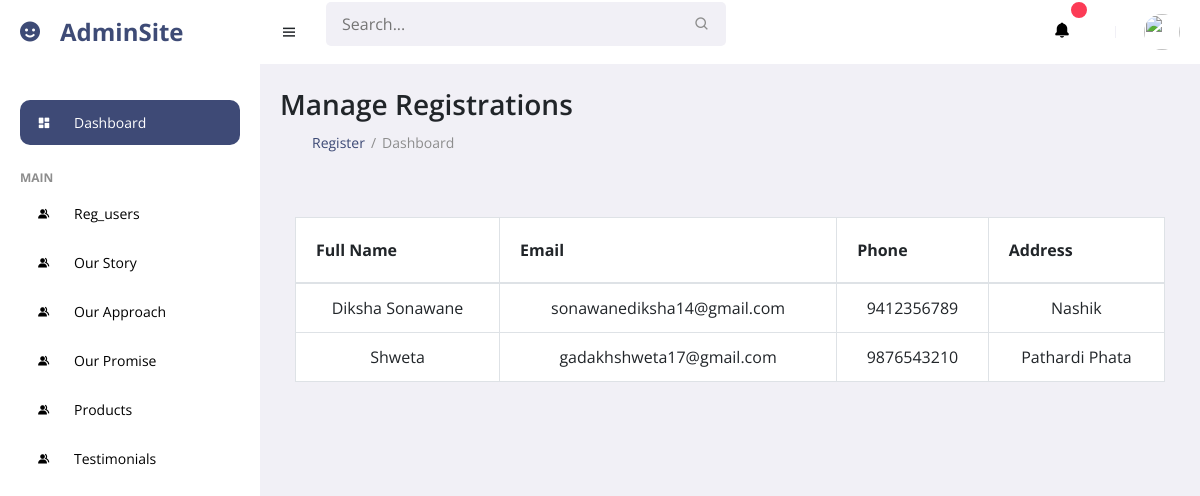
The page /view_register.php on the database as committed earlier.
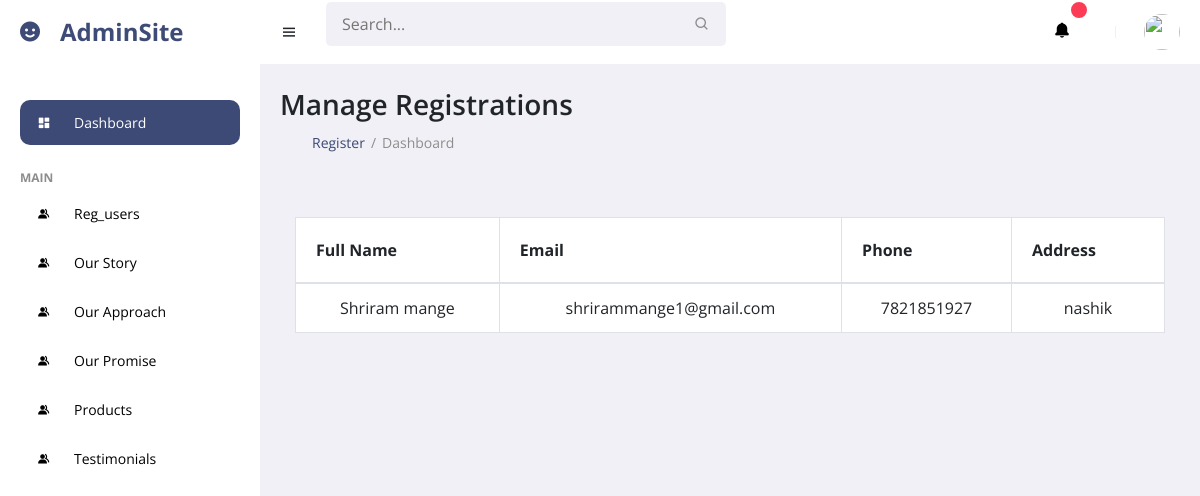
The same page on the database as committed later.
### tables this page shows
CREATE TABLE `register` (
  `id` int(11) NOT NULL,
  `full_name` varchar(255) NOT NULL,
  `email` varchar(255) NOT NULL,
  `phone` varchar(15) NOT NULL,
  `address` text NOT NULL,
  `password` varchar(255) NOT NULL,
  `created_at` timestamp NOT NULL DEFAULT current_timestamp()
);

### view_register.php (the view, shortened to what this page needs)
<?php include('connection.php'); ?>
<!DOCTYPE html>
<html lang="en">
<head>
  <link href="https://cdn.jsdelivr.net/npm/bootstrap@5.3.0/dist/css/bootstrap.min.css" rel="stylesheet">
</head>
<body>
  <?php include('leftbar.php'); ?>
  <main>
    <h1 class="title">Manage Registrations</h1>
    <ul class="breadcrumbs">
      <li><a href="#">Register</a></li>
      <li class="divider">/</li>
      <li><a href="#" class="active">Dashboard</a></li>
    </ul>
    <br>
    <div class="container-sm mt-4">
      <div class="table-responsive">
        <table class="table table-bordered" style="background-color:white;">
          <thead>
            <tr>
              <th style="padding: 20px">Full Name</th>
              <th style="padding: 20px">Email</th>
              <th style="padding: 20px">Phone</th>
              <th style="padding: 20px">Address</th>
            </tr>
          </thead>
          <tbody>
            <?php
              $query = "SELECT * FROM `register`";
              $data = mysqli_query($con, $query);
              $result = mysqli_num_rows($data);
              if ($result) {
                while ($row = mysqli_fetch_array($data)) {
                  ?>
                  <tr style="text-align: center;">
                    <td><?php echo $row['full_name']; ?></td>
                    <td><?php echo $row['email']; ?></td>
                    <td><?php echo $row['phone']; ?></td>
                    <td><?php echo $row['address']; ?></td>
                   </tr>
                  <?php
                }
              } else {
                ?>
                <tr>
                  <td colspan="5" style="text-align: center;">No records found</td>
                </tr>
                <?php
              }
            ?>
          </tbody>
        </table>
      </div>
    </div>
  </main>
</body>
</html>

### leftbar.php (shortened to what this page needs)
<!DOCTYPE html>
<html lang="en">
<head>
  <link href='https://unpkg.com/boxicons@2.0.9/css/boxicons.min.css' rel='stylesheet'>
  <link href="https://cdn.jsdelivr.net/npm/bootstrap@5.2.3/dist/css/bootstrap.min.css" rel="stylesheet">
    <link rel="stylesheet" href="https://maxcdn.bootstrapcdn.com/bootstrap/4.5.2/css/bootstrap.min.css">
<link rel="stylesheet" href="css/style1.css">
</head>
<body>
  <section id="sidebar">
    <a href="#" class="brand" style="text-decoration:none;"><i class='bx bxs-smile icon'></i> AdminSite</a>
    <ul class="side-menu">
      <li><a href="r1.php" class="active" style="text-decoration:none;"><i class='bx bxs-dashboard icon' ></i> Dashboard</a></li>
      <li class="divider" data-text="main" style="text-decoration:none;">Main</li>
      <li><a href="view_register.php" style="text-decoration:none;"><i class='bx bxs-group icon' ></i> <span id="a">Reg_users</span></a></li>
      <li><a href="view_ourstory.php" style="text-decoration:none;"><i class='bx bxs-group icon' ></i> <span id="a">Our Story</span></a></li>
      <li><a href="view_ourapproach.php" style="text-decoration:none;"><i class='bx bxs-group icon' ></i> <span id="a">Our Approach</span></a></li>
      <li><a href="view_ourpromise.php" style="text-decoration:none;"><i class='bx bxs-group icon' ></i> <span id="a">Our Promise</span></a></li>
      <li><a href="insert_product.php" style="text-decoration:none;"><i class='bx bxs-group icon' ></i> <span id="a">Products</span></a></li>
      <li><a href="view_testimonials.php" style="text-decoration:none;"><i class='bx bxs-group icon' ></i> <span id="a">Testimonials</span></a></li>
    </ul>
  </section>
  <section id="content">
     <nav>
      <i class='bx bx-menu toggle-sidebar' ></i>
      <form action="#">
        <div class="form-group">
          <input type="text" placeholder="Search...">
          <i class='bx bx-search icon' ></i>
        </div>
      </form>
      <a href="#" class="nav-link">
        <i class='bx bxs-bell icon' ></i>
        <span class="badge" style="margin-right:10px"></span>
      </a>
      <div class="profile">
        <img src="images/p.jpg" alt="">
      </div>
    </nav>

### css/style1.css (style rules this page uses)
* { font-family: 'Open Sans', sans-serif; margin: 0; padding: 0; box-sizing: border-box; }
:root { --grey: #F1F0F6; --dark-grey: #8D8D8D; --light: #fff; --dark: #000; --green: #81D43A; --light-green: #E3FFCB; --blue: #152459d2; --light-blue: #D0E4FF; --dark-blue: #0C5FCD; --red: #FC3B56; }
html { overflow-x: hidden; }
body { background: var(--grey); overflow-x: hidden; }
a { text-decoration: none; }
li { list-style: none; }
#sidebar { position: fixed; max-width: 260px; width: 100%; background: var(--light); top: 0; left: 0; height: 100%; overflow-y: auto; scrollbar-width: none; transition: all .3s ease; z-index: 200; }
#sidebar .brand { font-size: 24px; display: flex; align-items: center; height: 64px; font-weight: 700; color: var(--blue); position: sticky; top: 0; left: 0; z-index: 100; background: var(--light); transition: all .3s ease; padding: 0 6px; }
#sidebar .icon { min-width: 48px; display: flex; justify-content: center; align-items: center; margin-right: 6px; }
#sidebar .side-menu { margin: 36px 0; padding: 0 20px; transition: all .3s ease; }
#sidebar .side-menu a { display: flex; align-items: center; font-size: 14px; color: var(--dark); padding: 12px 16px 12px 0; transition: all .3s ease; border-radius: 10px; margin: 4px 0; white-space: nowrap; }
#sidebar .side-menu > li > a.active, #sidebar .side-menu > li > a.active:hover { background: var(--blue); color: var(--light); }
#sidebar .divider { margin-top: 24px; font-size: 12px; text-transform: uppercase; font-weight: 700; color: var(--dark-grey); transition: all .3s ease; white-space: nowrap; }
#content { position: relative; width: calc(100% - 260px); left: 260px; transition: all .3s ease; }
nav { background: var(--light); height: 64px; padding: 0 20px; display: flex; align-items: center; grid-gap: 28px; position: sticky; top: 0; left: 0; z-index: 100; }
nav .toggle-sidebar { font-size: 18px; cursor: pointer; }
nav form { max-width: 400px; width: 100%; margin-right: auto; }
nav .form-group { position: relative; }
nav .form-group input { width: 100%; background: var(--grey); border-radius: 5px; border: none; outline: none; padding: 10px 36px 10px 16px; transition: all .3s ease; }
nav .form-group .icon { position: absolute; top: 50%; transform: translateY(-50%); right: 16px; color: var(--dark-grey); }
nav .nav-link { position: relative; }
nav .nav-link .icon { font-size: 18px; color: var(--dark); }
nav .nav-link .badge { position: absolute; top: -12px; right: -12px; width: 20px; height: 20px; border-radius: 50%; border: 2px solid var(--light); background: var(--red); display: flex; justify-content: center; align-items: center; color: var(--light); font-size: 10px; font-weight: 700; }
nav .profile { position: relative; }
nav .profile img { width: 36px; height: 36px; border-radius: 50%; object-fit: cover; cursor: pointer; }
main { width: 100%; padding: 24px 20px 20px 20px; }
main .title { font-size: 28px; font-weight: 600; margin-bottom: 10px; }
main .breadcrumbs { display: flex; grid-gap: 6px; }
main .breadcrumbs li, main .breadcrumbs li a { font-size: 14px; }
main .breadcrumbs li a { color: var(--blue); }
main .breadcrumbs li a.active, main .breadcrumbs li.divider { color: var(--dark-grey); pointer-events: none; }

Rows that differ between the two databases and show on the page:
removed register: full_name "Diksha Sonawane", email "sonawanediksha14@gmail.com", phone "9412356789", address "Nashik"
removed register: full_name "Shweta", email "gadakhshweta17@gmail.com", phone "9876543210", address "Pathardi Phata"
added register: full_name "Shriram mange", email "shrirammange1@gmail.com", phone "7821851927", address "nashik"
